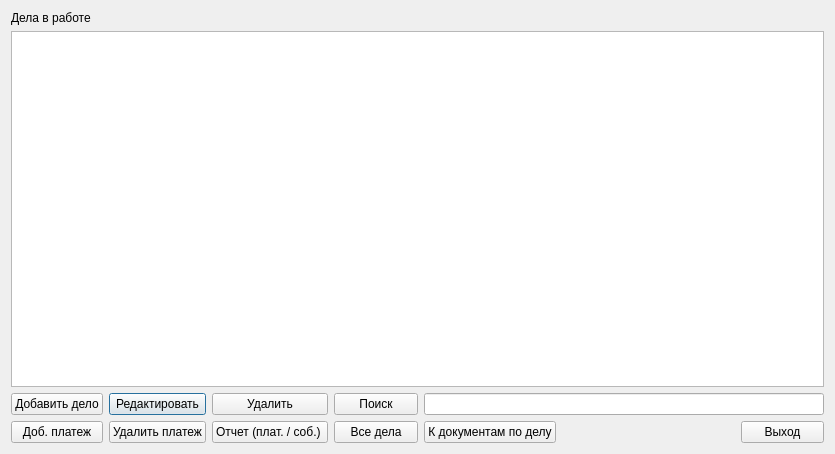
<?xml version="1.0" encoding="UTF-8"?>
<ui version="4.0">
 <class>casesMainView</class>
 <widget class="QDialog" name="casesMainView">
  <property name="geometry">
   <rect>
    <x>0</x>
    <y>0</y>
    <width>835</width>
    <height>454</height>
   </rect>
  </property>
  <property name="windowTitle">
   <string>Dialog</string>
  </property>
  <layout class="QGridLayout" name="gridLayout">
   <item row="2" column="1">
    <widget class="QPushButton" name="buttonEditCase">
     <property name="text">
      <string>Редактировать</string>
     </property>
    </widget>
   </item>
   <item row="2" column="0">
    <widget class="QPushButton" name="buttonAddCase">
     <property name="text">
      <string>Добавить дело</string>
     </property>
    </widget>
   </item>
   <item row="3" column="7">
    <widget class="QPushButton" name="buttonExit">
     <property name="text">
      <string>Выход</string>
     </property>
    </widget>
   </item>
   <item row="2" column="2">
    <widget class="QPushButton" name="buttonDelete">
     <property name="text">
      <string>Удалить</string>
     </property>
    </widget>
   </item>
   <item row="1" column="0" colspan="8">
    <widget class="QTableView" name="casesView"/>
   </item>
   <item row="3" column="0">
    <widget class="QPushButton" name="buttonAddPayment">
     <property name="text">
      <string>Доб. платеж</string>
     </property>
    </widget>
   </item>
   <item row="0" column="0">
    <widget class="QLabel" name="label">
     <property name="text">
      <string>Дела в работе</string>
     </property>
    </widget>
   </item>
   <item row="2" column="3">
    <widget class="QPushButton" name="buttonSearch">
     <property name="text">
      <string>Поиск</string>
     </property>
    </widget>
   </item>
   <item row="2" column="4" colspan="4">
    <widget class="QLineEdit" name="editSearch"/>
   </item>
   <item row="3" column="2">
    <widget class="QPushButton" name="buttonReport">
     <property name="text">
      <string>Отчет (плат. / соб.) </string>
     </property>
    </widget>
   </item>
   <item row="3" column="1">
    <widget class="QPushButton" name="buttonDelPay">
     <property name="text">
      <string>Удалить платеж</string>
     </property>
    </widget>
   </item>
   <item row="3" column="3">
    <widget class="QPushButton" name="buttonAllCases">
     <property name="text">
      <string>Все дела</string>
     </property>
    </widget>
   </item>
   <item row="3" column="4">
    <widget class="QPushButton" name="buttonDocsCase">
     <property name="text">
      <string>К документам по делу</string>
     </property>
    </widget>
   </item>
  </layout>
 </widget>
 <resources/>
 <connections/>
</ui>
